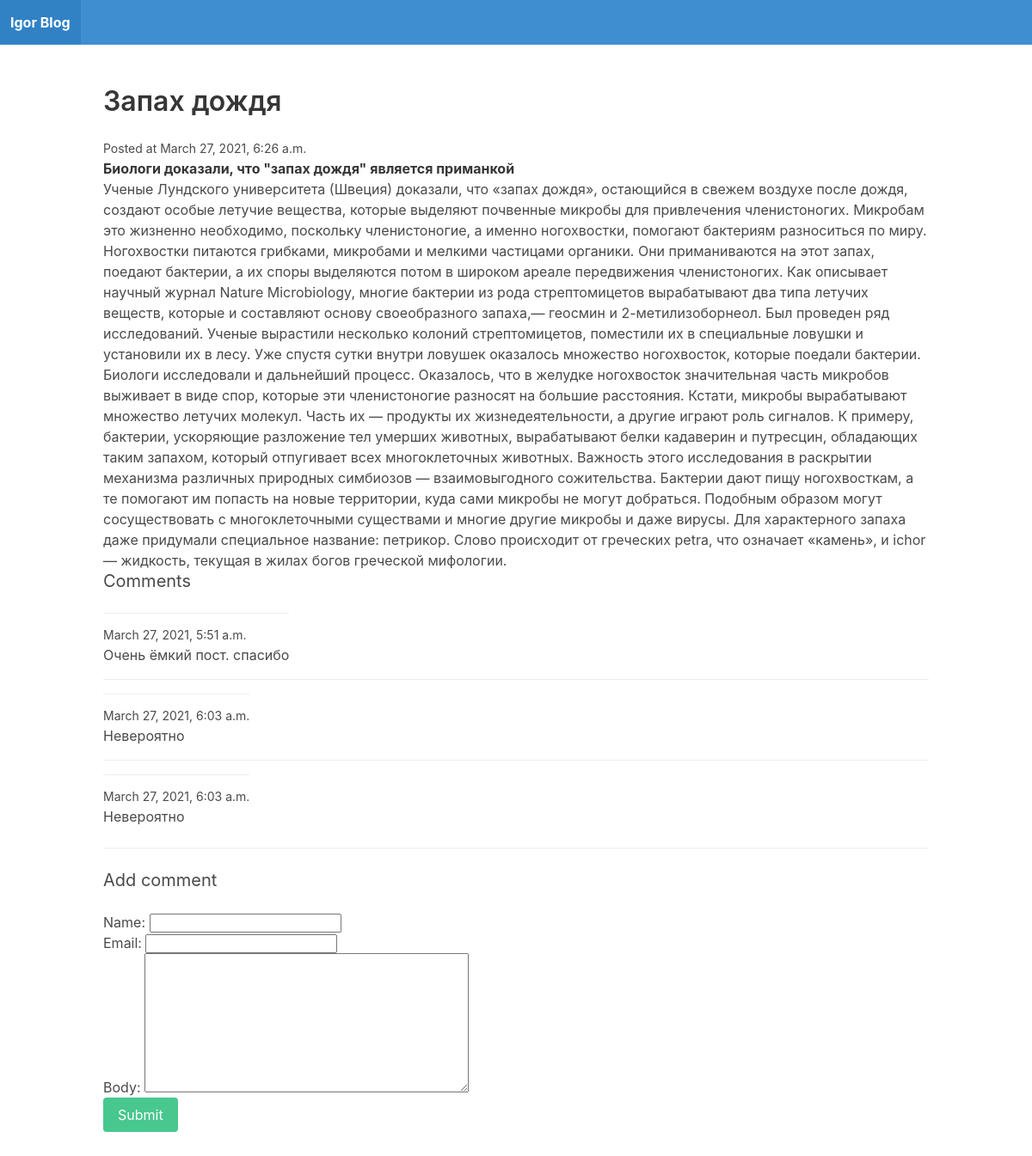
Screenshot of /pst2/ with the database file from the repository.
### blog/models.py (models this page shows)
class Post(models.Model):
    title = models.CharField(max_length=255)
    slug = models.SlugField()
    intro = models.TextField()
    body = models.TextField()
    date_added = models.DateTimeField(auto_now=True)
    class Meta:
        ordering = ['-date_added']

class Comment(models.Model):
    post = models.ForeignKey(Post, related_name='comments', on_delete=models.CASCADE)
    name = models.CharField(max_length=255)
    email = models.EmailField()
    body = models.TextField()
    date_added = models.DateTimeField(auto_now=True)
    class Meta:
        ordering = ['date_added']

### blog/views.py (the view)
# urls.py: path('<slug:slug>/', post_detail, name='post_detail'),
def post_detail(request, slug):
    post = Post.objects.get(slug=slug)
    if request.method == 'POST':
        form = CommentForm(request.POST)
        if form.is_valid():
            comment = form.save(commit=False)
            comment.post = post
            comment.save()
            return redirect('post_details', slug=post.slug)
    else:
        form = CommentForm()
    return render(request, 'blog/post_detail.html', {'post': post, 'form':form})

### blog/forms.py
class CommentForm(forms.ModelForm):
    class Meta:
        model = Comment
        fields = ['name', 'email', 'body']

### blog/templates/blog/post_detail.html (shortened to what this page needs)
{%  extends 'blog/base.html' %}
{% block content %}
    <h1 class="title">{{ post.title }}</h1>
    <small>Posted at {{ post.date_added }}</small>
    <p><strong>{{ post.intro }}</strong></p>
    <p>{{ post.body }}</p>
    <h2 class="subtitle">Comments</h2>
    {% for comment in post.comments.all %}
        <article class= "media">
        <div class = "media">
            <div class="content">
                <p>
                    <strong>{{ commment.name }}</strong> <small>{{ comment.date_added }}</small>
                    <br>
                    {{ comment.body }}
                </p>
            </div>
        </div>
        </article>
    {% empty %}
        <div class="notification">
        <p>No comments yet!</p>
        </div>
    {% endfor %}
    <hr>
    <h2 class="subtitle">Add comment</h2>
    <form method="post" action=".">
        {{ form.as_p }}
        <div class ="field">
            <div class="control">
                <button class="button is-success">Submit</button>
            </div>
        </div>
    </form>
{% endblock %}

### blog/templates/blog/base.html (shortened to what this page needs)
<!DOCTYPE html>
<html lang="en">
<head>
    <link rel="stylesheet" href="https://cdn.jsdelivr.net/npm/bulma@0.9.1/css/bulma.min.css">
</head>
<body>
    <nav class="navbar is-info">
        <div class="navbar-brand">
            <a href="/" class="navbar-item"><strong>Igor Blog</strong></a>
        </div>
    </nav>
    <section class = 'section'>
        <div class="container">
            {% block content %}
            {% endblock %}
        </div>
    </section>
</body>
</html>

### rows the page displays
Post: title "Запах дождя", date_added "March 27, 2021, 6:26 a.m.", intro "Биологи доказали, что \"запах дождя\" является приманкой", body "Ученые Лундского университета (Швеция) доказали, что «запах дождя», остающийся в свежем воздухе после дождя, создают особые летучие вещества, которые выделяют почвенные микробы для привлечения членистоногих. Микробам это жизненно необходимо, поскольку членистоногие, а именно ногохвостки, помогают бактериям разноситься по миру. Ногохвостки питаются грибками, микробами и мелкими частицами органики. Они приманиваются на этот запах, поедают бактерии, а их споры выделяются потом в широком ареале передвижения членистоногих. Как описывает научный журнал Nature Microbiology, многие бактерии из рода стрептомицетов вырабатывают два типа летучих веществ, которые и составляют основу своеобразного…"
Comment: date_added "March 27, 2021, 5:51 a.m.", body "Очень ёмкий пост. спасибо"
Comment: date_added "March 27, 2021, 6:03 a.m.", body "Невероятно"
Comment: date_added "March 27, 2021, 6:03 a.m.", body "Невероятно"
